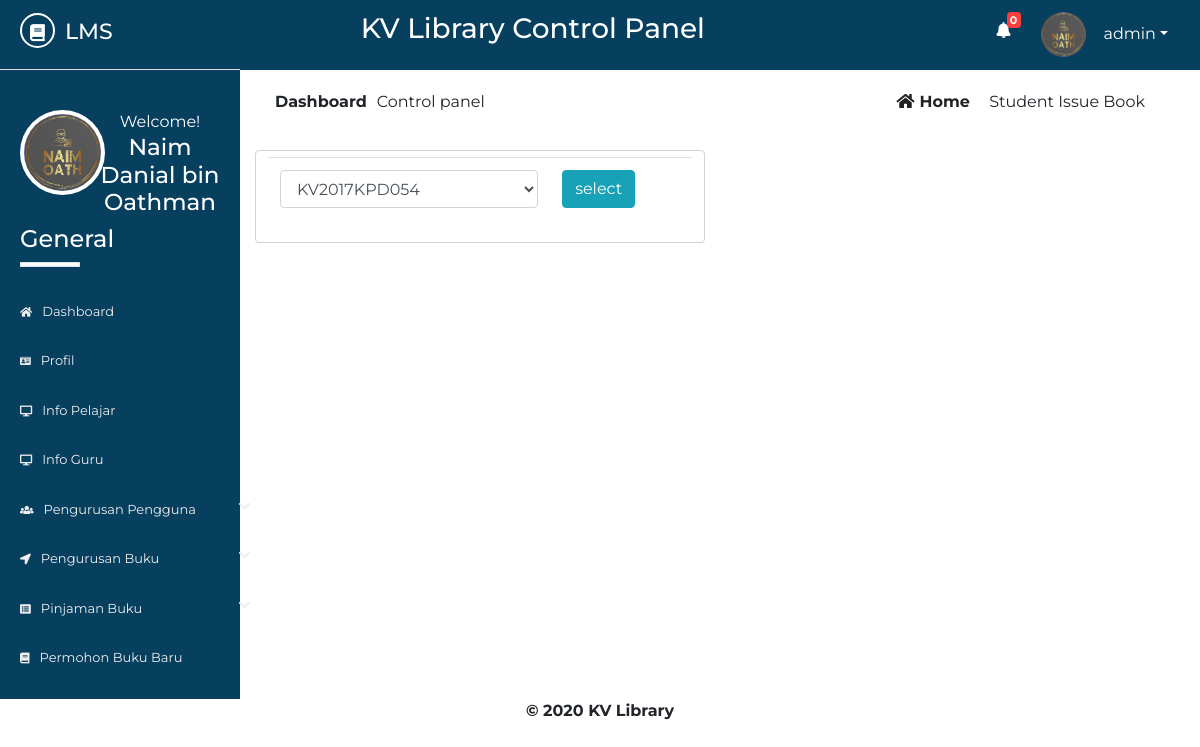
Page /admin/student-issue-book.php (signed in) on the committed database.
### tables this page shows
CREATE TABLE `lib_registration` (
  `id` int(2) NOT NULL,
  `name` varchar(50) NOT NULL,
  `username` varchar(20) NOT NULL,
  `password` varchar(20) NOT NULL,
  `email` varchar(50) NOT NULL,
  `phone` varchar(20) NOT NULL,
  `address` varchar(100) NOT NULL,
  `photo` varchar(500) NOT NULL,
  `status` varchar(7) NOT NULL
);

### admin/student-issue-book.php (the view, shortened to what this page needs)
       <?php
   include 'inc/header.php';
   include 'inc/connection.php';
?>
<div class="dashboard-content">
	<div class="dashboard-header">
		<div class="container">
			<div class="row">
				<div class="col-md-6">
					<div class="left">
						<p><span>dashboard</span>Control panel</p>
					</div>
				</div>
				<div class="col-md-6">
					<div class="right text-right">
						<a href="dashboard.php"><i class="fas fa-home"></i>home</a>
						<span class="disabled">student issue book</span>
					</div>
				</div>
			</div>
			<div class="issueBook">
				<div class="row">
					<div class="col-md-6">
						<div class="issue-wrapper">
							<form action="" class="form-control" method="post" name="reg">
								<table class="table">
									<tr>
										<td class="">
											<select name="reg" id="" class="form-control">
												 <?php
                                                       $res= mysqli_query($link, "select regno from std_registration");
                                                       while($row=mysqli_fetch_array($res)){
                                                           echo "<option>";
                                                           echo $row["regno"];
                                                           echo "</option>";
                                                       }
                                                   ?>
											</select>
										</td>
										<td>
											<input type="submit" class="btn btn-info" value="select" name="submit1">
										</td>
									</tr>
								</table>
                               </form>
						</div>
					</div>
				</div>
			</div>
		</div>
	</div>
</div>
<?php
	include 'inc/footer.php';
 ?>

### admin/inc/header.php (shortened to what this page needs)
<?php
    include 'inc/connection.php';
    $res = mysqli_query($link,"select * from request_books where read1='no'");
    $not= mysqli_num_rows($res);
 ?>
<!DOCTYPE html>
<html lang="en">
<head>
	<link rel="stylesheet" href="inc/css/bootstrap.min.css">
	<link rel="stylesheet" href="inc/css/bootstrap-select.min.css">
	<link rel="stylesheet" href="inc/css/fontawesome-all.min.css">
	<link rel="stylesheet" href="inc/css/datatables.min.css">
	<link rel="stylesheet" href="inc/css/pro1.css">
</head>
<body>
	<div class="main-content">
		<div class="wrapper">
			<div class="left-sidebar">
				<div class="p-title">
                    <h3><a href=""><i class="fas fa-book"></i><span>lms</span></a></h3>
				</div>
				<div class="profile">
					<div class="profile-pic">
                        <?php
                            $res = mysqli_query($link, "select * from lib_registration where username='".$_SESSION['username']."'");
                            while ($row = mysqli_fetch_array($res)){
                                ?><img src="<?php echo $row["photo"]; ?> " height="" width="" alt="something wrong" class="rounded-circle"></a> <?php
                            }
                        ?>
					</div>
					<div class="profile-info text-center">
						<span>Welcome!</span>
						<h2>
              <?php
                $res = mysqli_query($link, "select * from lib_registration where username='".$_SESSION['username']."'");
                while ($row = mysqli_fetch_array($res)){
                  $name  =  $row["name"];
                  echo $name;
                }
              ?>
            </h2>
					</div>
				</div>
				<div class="sidebar-menu">
					<h3>General</h3>
				  <div class="border"></div>
	                <ul>
	                    <li class="menu <?php if($page=='home'){ echo 'active';} ?>">
      						<a href="dashboard.php"><i class="fas fa-home"></i>Dashboard</a>
    					</li>
    					  <li class="menu <?php if($page=='profile'){ echo 'active';} ?>">
      						<a href="profile.php"><i class="fas fa-id-card"></i>profil</a>
    					</li>
	                    <li class="menu <?php if($page=='sinfo'){ echo 'active';} ?>">
      						<a href="all-student-info.php"><i class="fas fa-desktop"></i>Info Pelajar</a>
    					</li>
    					<li class="menu <?php if($page=='tinfo'){ echo 'active';} ?>">
      						<a href="all-teacher-info.php"><i class="fas fa-desktop"></i>Info Guru</a>
    					</li>
                        			<li class="menu menu-toggle3">
      						<a href="#"><i class="fas fa-users"></i>Pengurusan Pengguna <span class="fa fa-chevron-down"></span></a>
    					</li>
                        <li class="menu menu-toggle2">
      						<a href="#"><i class="fas fa-location-arrow"></i>pengurusan buku <span class="fa fa-chevron-down"></span></a>
    					</li>
                        <li class="menu menu-toggle1">
      						<a href="#"><i class="fas fa-list-alt"></i>pinjaman buku <span class="fa fa-chevron-down"></span></a>
    					</li>
    					<li class="menu <?php if($page=='rbook'){ echo 'active';} ?>">
   						<a href="requested-books.php"><i class="fas fa-book"></i>permohon buku baru</a></li>
	                </ul>
				</div>
			</div>
			<div class="content">
				<div class="inner">
					<div class="heading text-center">
						<h3>KV Library Control Panel</h3>
					</div>
					<div class="header-profile text-right">
						<ul>
                            <li class="icon">
                                <a href="requested-books.php" ><i class="fas fa-bell"></i></a>
                                <span class="count" onclick="window.location='requested-books.php'"><b><?php echo $not; ?></b></span>
                            </li>
							<li class="dropdown">
                                <?php
                                     $res = mysqli_query($link, "select * from lib_registration where username='".$_SESSION['username']."'");
                                     while ($row = mysqli_fetch_array($res)){
                                         ?><a href="" class="dropdown-toggle" data-toggle="dropdown"><img src="<?php echo $row["photo"]; ?>" alt=""><span><?php echo $_SESSION["username"]; ?></span></a> <?php
                                     }
                                ?>
							</li>
						</ul>
					</div>
				</div>

### admin/inc/css/pro1.css (style rules this page uses)
* { margin: 0; padding: 0; }
body { font-family: 'Montserrat', sans-serif; }
.border { width: 60px; height: 5px; background: #fff; }
.main-content { width: 100%; height: auto; overflow: hidden; }
.main-content .left-sidebar { width: 20%; height: auto; background: #073f5f; float: left; }
.main-content .left-sidebar .p-title { width: 100%; padding: 13px; padding-left: 20px; background: #073f5f; border-bottom: 1px solid #ddd; }
.main-content .p-title a { text-decoration: none; color: #fff; font-size: 22px; text-transform: uppercase; }
.main-content .p-title a i { width: 35px; height: 35px; line-height: 35px; text-align: center; font-size: 17px; border-radius: 50%; border: 2px solid #fff; }
.main-content .p-title a span { margin-left: 10px; }
.main-content .left-sidebar .profile { width: 100%; padding: 20px; margin-top: 0; padding-top: 0; }
.main-content .left-sidebar .profile .profile-pic { width: 40%; float: left; }
.main-content .left-sidebar .profile img { width: 85px; height: 85px; position: inherit; padding: 4px; background: #fff; overflow: hidden; }
.main-content .left-sidebar .profile .profile-info { width: 60%; float: left; color: #fff; }
.main-content .left-sidebar .profile .profile-info h2 { font-size: 23px; }
.sidebar-menu { color: #fff; width: 100%; padding-top: 60px; padding-left: 0; }
.sidebar-menu h3 { margin-left: 20px; font-size: 24px; }
.sidebar-menu .border { margin-left: 20px; margin-bottom: 20px; }
.sidebar-menu ul li a { text-decoration: none; color: #eee; width: 270px; padding: 15px 20px; font-size: 13px; display: block; text-transform: capitalize; transition: all .5s ease; }
.sidebar-menu ul { padding-left: 0; }
.sidebar-menu ul li a i { margin-right: 10px; font-size: smaller; }
.sidebar-menu ul li a span { float: right; }
.content { width: 80%; height: auto; float: right; }
.content .inner { width: 100%; height: 70px; background: #073f5f; padding: 12px; }
.content .inner .heading { width: 60%; float: left; color: #fff; }
.content .inner .header-profile { width: calc(40%-20px); float: right; margin-right: 20px; position: relative; }
.content .inner .header-profile .icon i { margin-right: 30px; font-size: 16px; margin-top: 10px; }
.header-profile .dropdown span { color: #fff; margin-left: 10px; }
.header-profile .icon span { color: #fff; position: absolute; left: 10px; top: 0; font-size: 11px; width: 14px; height: 16px; line-height: 16px; text-align: center; border-radius: 4px; background: #FA3E3E; }
.header-profile ul li { list-style: none; float: left; }
.header-profile ul li i { color: #fff; }
.header-profile img { width: 40px; height: 40px; border-radius: 50%; margin-right: 8px; }
.dropdown a { text-decoration: none; color: #fff; }
.dropdown img { width: 45px; height: 45px; border-radius: 50%; }
.dashboard-header .left { padding: 20px; }
.dashboard-header .left p span { text-transform: capitalize; margin-right: 10px; font-weight: bold; }
.dashboard-header .right { padding: 20px; margin-right: 20px; }
.dashboard-header .right a { text-transform: capitalize; text-decoration: none; color: #222; margin-right: 15px; font-weight: bold; }
.dashboard-header .right a i { margin-right: 5px; }
.dashboard-header .right span { text-transform: capitalize; }

### rows in the picture
lib_registration: photo (picture), name "Naim Danial bin Oathman"

### other values in the picture
$not "0"
form field reg "KV2017KPD054"
